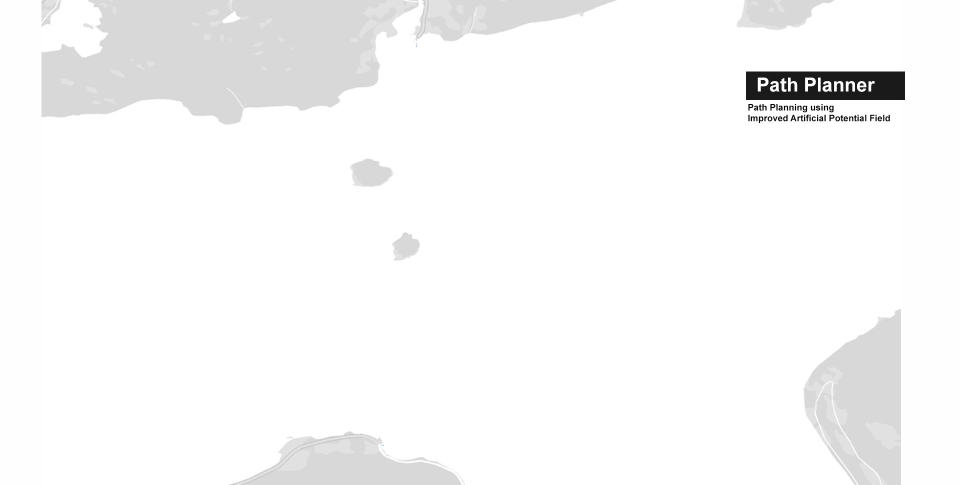
#> input picture Path_Planner_Support_Files/with island2.jpg, 1920 x 969 px (shown at 1/2 size)
$ python Auto_Pilot_Path_Planner.py
#> lines starting #> are read from the running program, lines starting #| are printed output that depends on the picture
### Path_Planner_Support_Files/Original_APF.py

import math
import random
from matplotlib import pyplot as plt
from matplotlib.patches import Circle
import time


class Vector2d():


    def __init__(self, x, y):
        self.deltaX = x
        self.deltaY = y
        self.length = -1
        self.direction = [0, 0]
        self.vector2d_share()

    def vector2d_share(self):
        if type(self.deltaX) == type(list()) and type(self.deltaY) == type(list()):
            deltaX, deltaY = self.deltaX, self.deltaY
            self.deltaX = deltaY[0] - deltaX[0]
            self.deltaY = deltaY[1] - deltaX[1]
            self.length = math.sqrt(self.deltaX ** 2 + self.deltaY ** 2) * 1.0
            if self.length > 0:
                self.direction = [self.deltaX / self.length, self.deltaY / self.length]
            else:
                self.direction = None
        else:
            self.length = math.sqrt(self.deltaX ** 2 + self.deltaY ** 2) * 1.0
            if self.length > 0:
                self.direction = [self.deltaX / self.length, self.deltaY / self.length]
            else:
                self.direction = None

    def __add__(self, other):

        vec = Vector2d(self.deltaX, self.deltaY)
        vec.deltaX += other.deltaX
        vec.deltaY += other.deltaY
        vec.vector2d_share()
        return vec

    def __sub__(self, other):
        vec = Vector2d(self.deltaX, self.deltaY)
        vec.deltaX -= other.deltaX
        vec.deltaY -= other.deltaY
        vec.vector2d_share()
        return vec

    def __mul__(self, other):
        vec = Vector2d(self.deltaX, self.deltaY)
        vec.deltaX *= other
        vec.deltaY *= other
        vec.vector2d_share()
        return vec

    def __truediv__(self, other):
        return self.__mul__(1.0 / other)

    def __repr__(self):
        return 'Vector deltaX:{}, deltaY:{}, length:{}, direction:{}'.format(self.deltaX, self.deltaY, self.length,
                                                                             self.direction)


class APF():


    # [18 lines left out: function __init__, not called in this run]

    def attractive(self):

        att = (self.goal - self.current_pos) * self.k_att
        return att

    # [12 lines left out: function repulsion, not called in this run]

    def path_plan(self):

        while (self.iters < self.max_iters and (self.current_pos - self.goal).length > self.goal_threashold):
            f_vec = self.attractive() + self.repulsion()
            self.current_pos += Vector2d(f_vec.direction[0], f_vec.direction[1]) * self.step_size
            self.iters += 1
            self.path.append([self.current_pos.deltaX, self.current_pos.deltaY])
            if self.is_plot:
                plt.plot(self.current_pos.deltaX, self.current_pos.deltaY, '.b')
                plt.pause(self.delta_t)
        if (self.current_pos - self.goal).length <= self.goal_threashold:
            self.is_path_plan_success = True


# [54 lines that do not run on import are left out]

### Auto_Pilot_Path_Planner.py
import csv
from Path_Planner_Support_Files.Original_APF import APF,Vector2d
import matplotlib.pyplot as plt
import math
from matplotlib.patches import Circle
import random
import time


def check_vec_angle(v1: Vector2d, v2: Vector2d):
    v1_v2 = v1.deltaX * v2.deltaX + v1.deltaY * v2.deltaY
    angle = math.acos(v1_v2 / (v1.length * v2.length)) * 180 / math.pi
    return angle


fieldnames = ["Time", "x", "y"]

with open('APS_Data_Gen/Path_Gen.csv', 'w') as csv_file:
    csv_writer = csv.DictWriter(csv_file, fieldnames=fieldnames)
    csv_writer.writeheader()


class APF_Improved(APF):
    def __init__(self, start: (), goal: (), obstacles: [], k_att: float, k_rep: float, rr: float,
                 step_size: float, max_iters: int, goal_threshold: float, is_plot=False):
        self.start = Vector2d(start[0], start[1])
        self.current_pos = Vector2d(start[0], start[1])
        self.goal = Vector2d(goal[0], goal[1])
        self.obstacles = [Vector2d(OB[0], OB[1]) for OB in obstacles]
        self.k_att = k_att
        self.k_rep = k_rep
        self.rr = rr
        self.step_size = step_size
        self.max_iters = max_iters
        self.iters = 0
        self.goal_threashold = goal_threshold
        self.path = list()
        self.is_path_plan_success = False
        self.is_plot = is_plot
        self.delta_t = 0.01

    def repulsion(self):

        rep = Vector2d(0, 2)
        for obstacle in self.obstacles:
            # obstacle = Vector2d(0, 0)
            obs_to_rob = self.current_pos - obstacle
            rob_to_goal = self.goal - self.current_pos
            if (obs_to_rob.length > (self.rr)):
                pass
            else:
                rep_1 = Vector2d(obs_to_rob.direction[0], obs_to_rob.direction[1]) * self.k_rep * (
                        1.0 / obs_to_rob.length - 1.0 / self.rr) / (obs_to_rob.length ** 2) * (rob_to_goal.length ** 2)
                rep_2 = Vector2d(rob_to_goal.direction[0], rob_to_goal.direction[1]) * self.k_rep * ((1.0 / obs_to_rob.length - 1.0 / self.rr) ** 2) * rob_to_goal.length
                rep +=(rep_1+rep_2)
        return rep

if __name__ == '__main__':
    k_att, k_rep = 0.5, 300.0
    rr = 1000
    step_size, max_iters, goal_threashold = 10, 600, 0.9
    step_size_ = 10

    start, goal = (14, 4200), (0, 0)
    is_plot = True
    if is_plot:
        img = plt.imread('Path_Planner_Support_Files/with island2.jpg')
#> img is the input picture: shape (969, 1920, 3); mean R, G, B 247.7, 247.7, 247.7
        fig, ax = plt.subplots()
        fig.set_size_inches(15, 10)
        plt.subplots_adjust(left=0.05, right=0.95, top=0.95, bottom=0.05)
        ax.imshow(img, extent=[-4122, 6028, -400, 4675], alpha=0.96)
        plt.xlim([-4122, 6028])
        plt.ylim([-400, 4675])
        plt.xlabel('East (m)')
        plt.ylabel('North (m)')
        plt.grid(alpha=0.2)
        plt.plot(start[0], start[1], '*r')
        plt.plot(goal[0], goal[1], '*r')
        # [7 lines of commented-out code are left out]
        corc = 40
        sine_degt1 = math.sin(math.radians(corc))
        cos_degt1 = math.cos(math.radians(corc))
        z1 = 10 * sine_degt1
        p1 = 10 * cos_degt1
        Pio = plt.quiver(2750, 550, z1, p1, scale=110, color='white', pivot='middle')

    obs = [[540, 2000],[-550, 2800]]

    print('obstacles: {0}'.format(obs))
    for i in range(0):
        obs.append([random.uniform(2, goal[1] - 1), random.uniform(2, goal[1] - 1)])

    if is_plot:
        for OB in obs:
            circle = Circle(xy=(OB[0], OB[1]), radius=(rr/4), alpha=0.3)
            ax.add_patch(circle)
            plt.plot(OB[0], OB[1], 'xk')
    t1 = time.time()
    #for i in range(1000):

    # path plan
    if is_plot:
        apf = APF_Improved(start, goal, obs, k_att, k_rep, rr, step_size, max_iters, goal_threashold, is_plot)
    else:
        apf = APF_Improved(start, goal, obs, k_att, k_rep, rr, step_size, max_iters, goal_threashold, is_plot)
    apf.path_plan()
#> the loop in path_plan, `while (self.iters < self.max_iters and (self.current_pos - self.goal)...` made 420 passes
#> pass 1, in path_plan, `plt.pause(self.delta_t)`:
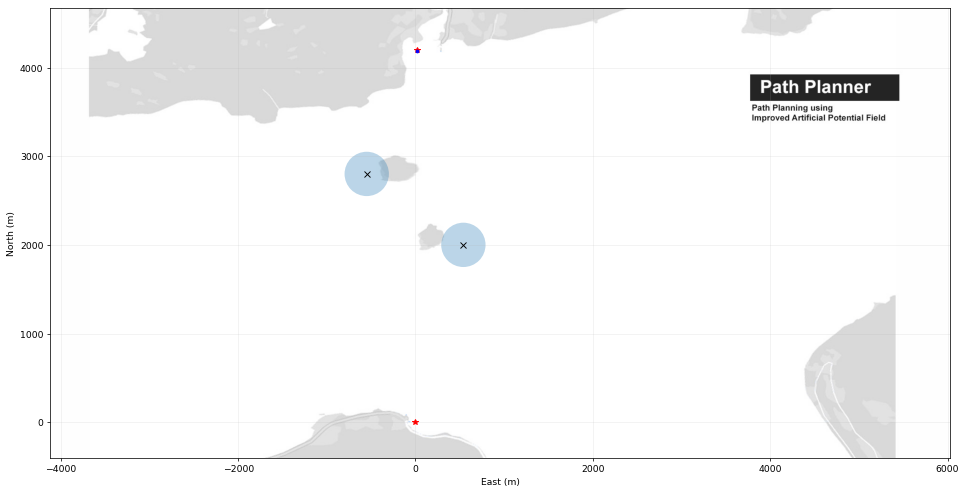
#> figure drawn by matplotlib, 1 panel
    if apf.is_path_plan_success:
        path = apf.path
        path_ = []
        i = int(step_size_ / step_size)
        while (i < len(path)):
            path_.append(path[i])
            i += int(step_size_ / step_size)

        if path_[-1] != path[-1]:
            path_.append(path[-1])
        print('planed path points:{}'.format(path_))
        print('path plan success')


        if is_plot:
            px, py = [K[0] for K in path_], [K[1] for K in path_]
            #print('pox ',px)
            #print('length of pox : ', len(px))
            new_px =[]
            new_py =[]
            for i in range(len(px)):
                #print(round(py[i],3))
                new_px.append(round(px[i],3))
                new_py.append(round(py[i], 3))

                with open('APS_Data_Gen/Path_Gen.csv', 'a') as csv_file:
                    csv_writer = csv.DictWriter(csv_file, fieldnames=fieldnames)

                    info = {
                        "Time": i,
                        "x": round(round(px[i],3), 3),
                        "y": round(round(py[i],3), 3),
                    }
                    csv_writer.writerow(info)
            #print('New Px : ', new_px)
            #print('New Py : ', new_py)
            DS_px = []
            DS_py = []
            for i in range(len(new_px)):
                if i%4 == 0:
                    DS_px.append(round(new_px[i], 3))
                    DS_py.append(round(new_py[i], 3))
            # [6 lines of commented-out code are left out]
            ax.plot(px, py, '^k')
            #plt.plot(DS_px, DS_py, 'o', color='red')
            ows_Info = plt.text(3650, 2600,f'Path Planning Success \nThe Way Points the route \n are generated successfully',fontsize=10, color='black')
            plt.show()
            # [5 lines of commented-out code are left out]
    else:
        print('path plan failed')
    t2 = time.time()
    print('Time:{},time2:{}'.format(t2-t1,(t2-t1)/1000))
